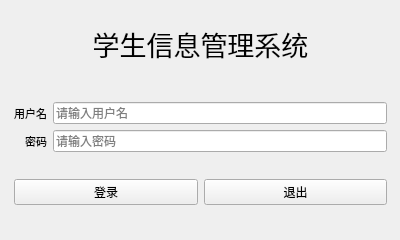
<?xml version="1.0" encoding="UTF-8"?>
<ui version="4.0">
 <class>Page_login</class>
 <widget class="QWidget" name="Page_login">
  <property name="geometry">
   <rect>
    <x>0</x>
    <y>0</y>
    <width>400</width>
    <height>240</height>
   </rect>
  </property>
  <property name="sizePolicy">
   <sizepolicy hsizetype="Fixed" vsizetype="Fixed">
    <horstretch>0</horstretch>
    <verstretch>0</verstretch>
   </sizepolicy>
  </property>
  <property name="minimumSize">
   <size>
    <width>400</width>
    <height>240</height>
   </size>
  </property>
  <property name="maximumSize">
   <size>
    <width>400</width>
    <height>240</height>
   </size>
  </property>
  <property name="windowTitle">
   <string>登录</string>
  </property>
  <property name="windowIcon">
   <iconset resource="res.qrc">
    <normaloff>:/Desktop/login_icon.jpg</normaloff>:/Desktop/login_icon.jpg</iconset>
  </property>
  <property name="statusTip">
   <string>这是登录窗口</string>
  </property>
  <widget class="QWidget" name="">
   <property name="geometry">
    <rect>
     <x>10</x>
     <y>10</y>
     <width>381</width>
     <height>221</height>
    </rect>
   </property>
   <layout class="QGridLayout" name="gridLayout_2">
    <property name="leftMargin">
     <number>4</number>
    </property>
    <property name="topMargin">
     <number>4</number>
    </property>
    <property name="rightMargin">
     <number>4</number>
    </property>
    <property name="bottomMargin">
     <number>4</number>
    </property>
    <item row="4" column="0">
     <layout class="QHBoxLayout" name="horizontalLayout">
      <item>
       <widget class="QPushButton" name="btn_login">
        <property name="text">
         <string>登录</string>
        </property>
       </widget>
      </item>
      <item>
       <widget class="QPushButton" name="btn_exist">
        <property name="text">
         <string>退出</string>
        </property>
       </widget>
      </item>
     </layout>
    </item>
    <item row="3" column="0">
     <spacer name="verticalSpacer">
      <property name="orientation">
       <enum>Qt::Orientation::Vertical</enum>
      </property>
      <property name="sizeHint" stdset="0">
       <size>
        <width>20</width>
        <height>40</height>
       </size>
      </property>
     </spacer>
    </item>
    <item row="2" column="0">
     <layout class="QGridLayout" name="gridLayout">
      <item row="0" column="1">
       <widget class="QLineEdit" name="user_name">
        <property name="maxLength">
         <number>8</number>
        </property>
        <property name="placeholderText">
         <string>请输入用户名</string>
        </property>
       </widget>
      </item>
      <item row="0" column="0">
       <widget class="QLabel" name="label_user_name">
        <property name="font">
         <font>
          <family>Adobe 黑体 Std</family>
          <pointsize>8</pointsize>
         </font>
        </property>
        <property name="text">
         <string>用户名</string>
        </property>
        <property name="alignment">
         <set>Qt::AlignmentFlag::AlignRight|Qt::AlignmentFlag::AlignTrailing|Qt::AlignmentFlag::AlignVCenter</set>
        </property>
       </widget>
      </item>
      <item row="1" column="0">
       <widget class="QLabel" name="labe_user_password">
        <property name="font">
         <font>
          <family>Adobe 黑体 Std</family>
          <pointsize>8</pointsize>
         </font>
        </property>
        <property name="text">
         <string>密码</string>
        </property>
        <property name="alignment">
         <set>Qt::AlignmentFlag::AlignRight|Qt::AlignmentFlag::AlignTrailing|Qt::AlignmentFlag::AlignVCenter</set>
        </property>
       </widget>
      </item>
      <item row="1" column="1">
       <widget class="QLineEdit" name="user_password">
        <property name="placeholderText">
         <string>请输入密码</string>
        </property>
       </widget>
      </item>
     </layout>
    </item>
    <item row="0" column="0">
     <widget class="QLabel" name="label_3">
      <property name="minimumSize">
       <size>
        <width>0</width>
        <height>60</height>
       </size>
      </property>
      <property name="font">
       <font>
        <family>Adobe 黑体 Std</family>
        <pointsize>20</pointsize>
        <bold>false</bold>
       </font>
      </property>
      <property name="text">
       <string>学生信息管理系统</string>
      </property>
      <property name="alignment">
       <set>Qt::AlignmentFlag::AlignCenter</set>
      </property>
     </widget>
    </item>
    <item row="1" column="0">
     <spacer name="verticalSpacer_2">
      <property name="orientation">
       <enum>Qt::Orientation::Vertical</enum>
      </property>
      <property name="sizeHint" stdset="0">
       <size>
        <width>20</width>
        <height>40</height>
       </size>
      </property>
     </spacer>
    </item>
    <item row="5" column="0">
     <spacer name="verticalSpacer_3">
      <property name="orientation">
       <enum>Qt::Orientation::Vertical</enum>
      </property>
      <property name="sizeHint" stdset="0">
       <size>
        <width>20</width>
        <height>40</height>
       </size>
      </property>
     </spacer>
    </item>
   </layout>
  </widget>
 </widget>
 <resources>
  <include location="res.qrc"/>
 </resources>
 <connections/>
</ui>
